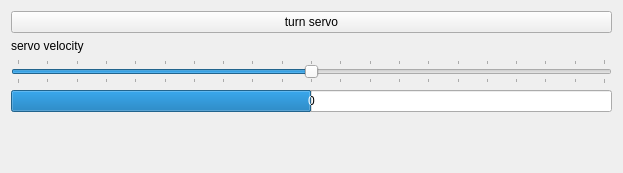
          <widget class="QWidget" name="scrollAreaWidgetContents_4">
           <property name="geometry">
            <rect>
             <x>0</x>
             <y>0</y>
             <width>623</width>
             <height>173</height>
            </rect>
           </property>
           <layout class="QVBoxLayout" name="verticalLayout">
            <item>
             <layout class="QVBoxLayout" name="verticalLayout_13">
              <item>
               <widget class="QPushButton" name="servobutton">
                <property name="text">
                 <string>turn servo</string>
                </property>
               </widget>
              </item>
              <item>
               <widget class="QLabel" name="servolabel">
                <property name="text">
                 <string>servo velocity</string>
                </property>
               </widget>
              </item>
              <item>
               <widget class="QSlider" name="servoslider">
                <property name="minimum">
                 <number>-10</number>
                </property>
                <property name="maximum">
                 <number>10</number>
                </property>
                <property name="orientation">
                 <enum>Qt::Horizontal</enum>
                </property>
                <property name="tickPosition">
                 <enum>QSlider::TicksBothSides</enum>
                </property>
               </widget>
              </item>
              <item>
               <widget class="QProgressBar" name="servobar">
                <property name="minimum">
                 <number>-10</number>
                </property>
                <property name="maximum">
                 <number>10</number>
                </property>
                <property name="value">
                 <number>0</number>
                </property>
                <property name="invertedAppearance">
                 <bool>false</bool>
                </property>
                <property name="format">
                 <string>%v</string>
                </property>
               </widget>
              </item>
             </layout>
            </item>
            <item>
             <spacer name="verticalSpacer_3">
              <property name="orientation">
               <enum>Qt::Vertical</enum>
              </property>
              <property name="sizeHint" stdset="0">
               <size>
                <width>20</width>
                <height>40</height>
               </size>
              </property>
             </spacer>
            </item>
           </layout>
          </widget>
